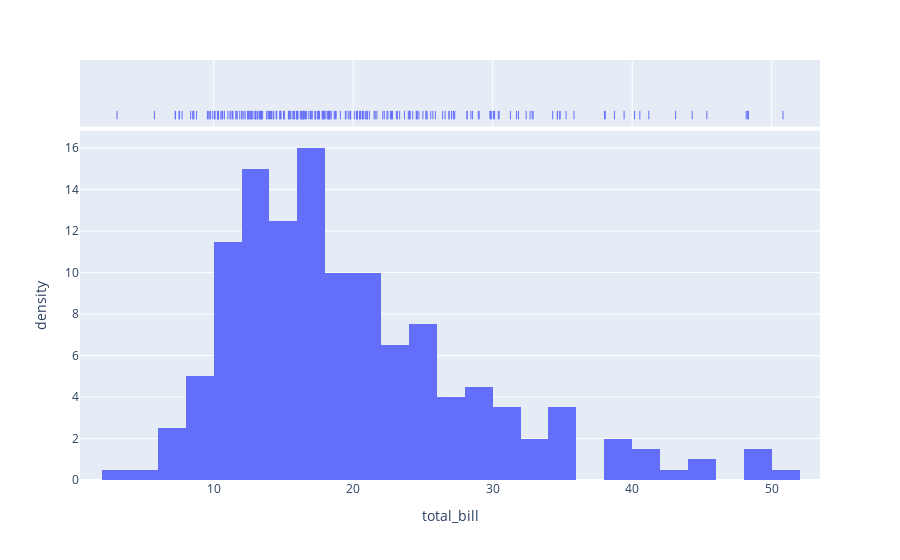

Notebook source saved alongside this figure:
### Markdown cell above
**Q5.** What is Distplot? Using Plotly express, plot a distplot.

**Answer:**

In Plotly Express, the distplot function is used to plot a histogram and a kernel density estimation (KDE) plot together, providing a visual representation of the distribution of a dataset. It combines the information from both the histogram and KDE to give a more comprehensive understanding of the data's distribution.

To plot a distplot using Plotly Express, you can follow these steps:

### Code cell
import plotly.express as px

# Load example data
tips_data = px.data.tips()

# Plot distplot using Plotly Express
fig = px.histogram(tips_data, x="total_bill", marginal="rug", nbins=30, histnorm="density")

# Show the plot
fig.show()

### Figure 1 — Plotly figure (JSON) as saved in the notebook; plotly's stock layout.template omitted (floating-point values rounded to 4 significant figures; data arrays with more than 128 entries replaced by an {"elided": "..."} marker saying what was removed)
{"data": [{"alignmentgroup": "True", "bingroup": "x", "histnorm": "density", "hovertemplate": "total_bill=%{x}<br>density=%{y}<extra></extra>", "legendgroup": "", "marker": {"color": "#636efa", "pattern": {"shape": ""}}, "name": "", "nbinsx": 30, "offsetgroup": "", "orientation": "v", "showlegend": false, "type": "histogram", "x": {"elided": "244 float values"}, "xaxis": "x", "yaxis": "y"}, {"alignmentgroup": "True", "boxpoints": "all", "fillcolor": "rgba(255,255,255,0)", "hoveron": "points", "hovertemplate": "total_bill=%{x}<extra></extra>", "jitter": 0, "legendgroup": "", "line": {"color": "rgba(255,255,255,0)"}, "marker": {"color": "#636efa", "symbol": "line-ns-open"}, "name": "", "offsetgroup": "", "showlegend": false, "type": "box", "x": {"elided": "244 float values"}, "xaxis": "x2", "yaxis": "y2"}], "layout": {"autosize": true, "barmode": "relative", "legend": {"tracegroupgap": 0}, "margin": {"t": 60}, "xaxis": {"anchor": "y", "autorange": true, "domain": [0, 1], "range": [0.4178, 53.46], "title": {"text": "total_bill"}, "type": "linear"}, "xaxis2": {"anchor": "y2", "autorange": true, "domain": [0, 1], "matches": "x", "range": [0.4178, 53.46], "showgrid": true, "showticklabels": false, "type": "linear"}, "yaxis": {"anchor": "x", "autorange": true, "domain": [0, 0.8316], "range": [0, 16.84], "title": {"text": "density"}}, "yaxis2": {"anchor": "x2", "autorange": true, "domain": [0.8416, 1], "matches": "y2", "range": [-0.5942, 0.5], "showgrid": false, "showline": false, "showticklabels": false, "ticks": "", "type": "category"}}}
